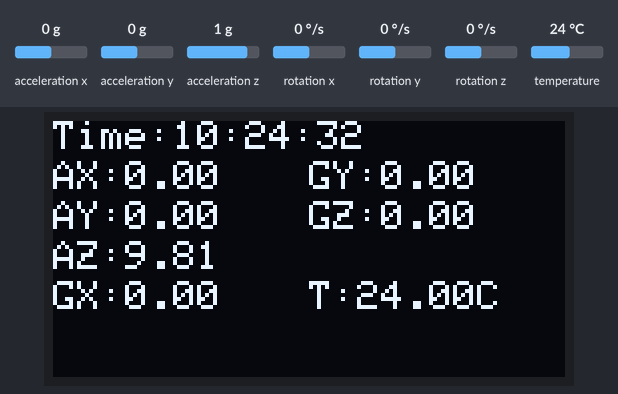
Bench run of a sketch on a simulated ESP32. Parts: 128×64 one-colour display. The test bench sets the inputs (shaded band); at power-on: acceleration x 0 g, acceleration y 0 g, acceleration z 1 g, rotation x 0 °/s, rotation y 0 °/s, rotation z 0 °/s, temperature 24 °C. The local clock reads 2024-03-15 10:24:30 at power-on unless the sketch sets it; what the sketch prints to the serial monitor is not drawn.

Above: at 2.8 s.
2.9 s: acceleration x set to -1.4 g
At 5.4 s:
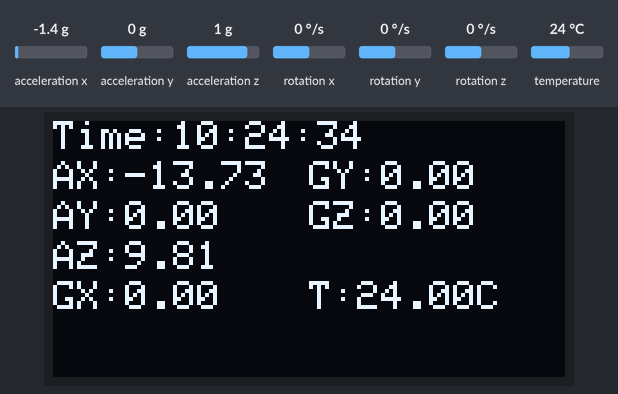
7.6 s: acceleration y set to -1.4 g
At 8.9 s:
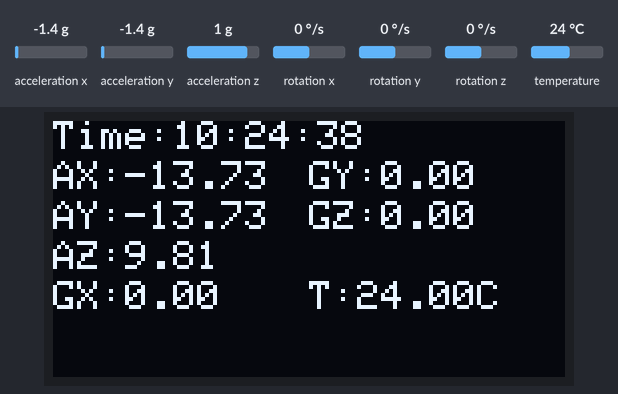
11.7 s: acceleration z set to -1.4 g
At 13.7 s:
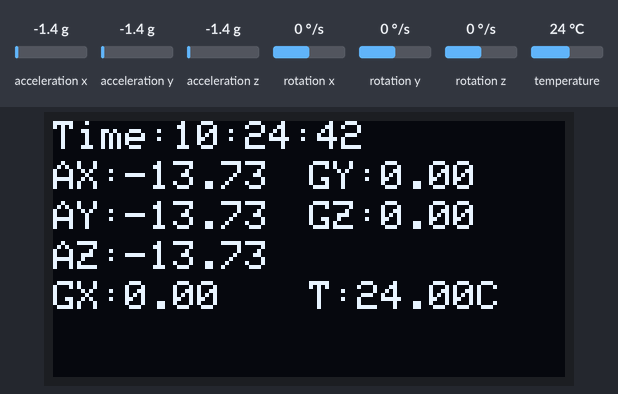
15.8 s: rotation x set to -192 °/s
At 17.3 s:
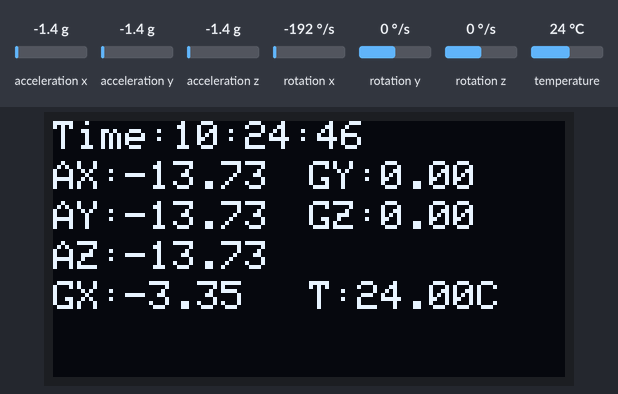
19.9 s: rotation y set to -192 °/s
At 20.9 s:
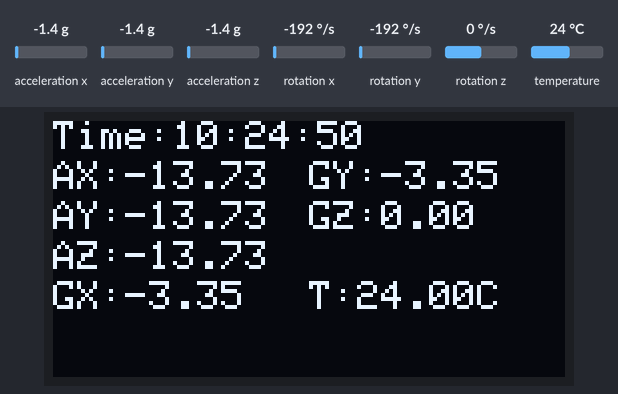
24.0 s: rotation z set to -192 °/s
At 25.7 s:
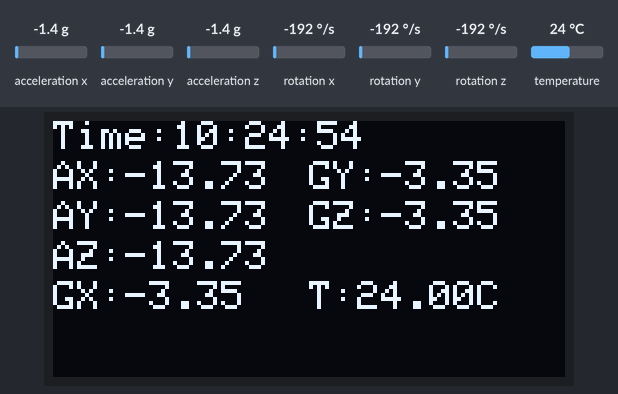
Timing chart, 0 to 27.2 s (numbered marks = the images above; inputs shaded):
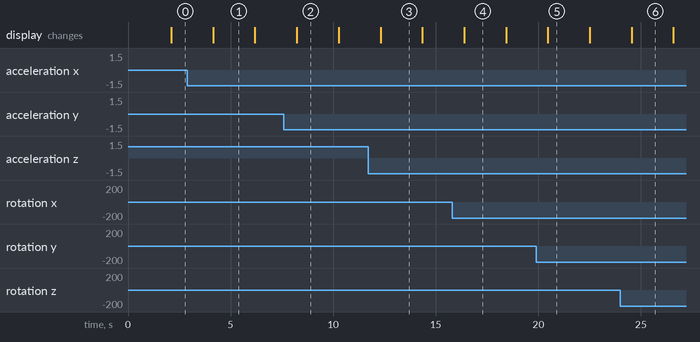

Measured:
- what the display in image 1 shows lasts 2.1 s, from 4.1 s to 6.2 s

The sketch:

esp32_i2c_system.ino
```cpp
#include <Wire.h>
#include <RTClib.h>
#include <Adafruit_GFX.h>
#include <Adafruit_SSD1306.h>
#include <Adafruit_MPU6050.h>
#include <Adafruit_Sensor.h>

#define SCREEN_WIDTH 128
#define SCREEN_HEIGHT 64

RTC_DS3231 rtc;
Adafruit_MPU6050 mpu;
Adafruit_SSD1306 display(SCREEN_WIDTH, SCREEN_HEIGHT, &Wire, -1);

void setup() {
  Serial.begin(115200);
  Wire.begin(21, 22);   // SDA = 21, SCL = 22

  Serial.println("Initializing Devices...");

  // RTC
  if (!rtc.begin()) {
    Serial.println("❌ RTC not found!");
    while (1);
  }
  Serial.println("✅ RTC connected");

  // MPU6050
  if (!mpu.begin(0x69)) {
    Serial.println("❌ MPU6050 not found!");
    while (1);
  }
  Serial.println("✅ MPU6050 connected");

  // OLED
  if (!display.begin(SSD1306_SWITCHCAPVCC, 0x3C)) {
    Serial.println("❌ OLED not found!");
    while (1);
  }
  Serial.println("✅ OLED connected");

  display.clearDisplay();
  display.setTextColor(WHITE);
  display.setTextSize(1);

  Serial.println("System Ready!\n");
}

void loop() {

  DateTime now = rtc.now();

  sensors_event_t a, g, temp;
  mpu.getEvent(&a, &g, &temp);

  // ---------------- SERIAL ----------------
  Serial.println("==================================");
  Serial.print("Time: ");
  Serial.print(now.hour());
  Serial.print(":");
  Serial.print(now.minute());
  Serial.print(":");
  Serial.println(now.second());

  Serial.print("Accel X: "); Serial.println(a.acceleration.x);
  Serial.print("Accel Y: "); Serial.println(a.acceleration.y);
  Serial.print("Accel Z: "); Serial.println(a.acceleration.z);

  Serial.print("Gyro X: "); Serial.println(g.gyro.x);
  Serial.print("Gyro Y: "); Serial.println(g.gyro.y);
  Serial.print("Gyro Z: "); Serial.println(g.gyro.z);

  Serial.print("Temp: ");
  Serial.println(temp.temperature);
  Serial.println("==================================\n");

  // ---------------- OLED ----------------
  display.clearDisplay();

  display.setCursor(0, 0);
  display.print("Time:");
  display.print(now.hour());
  display.print(":");
  display.print(now.minute());
  display.print(":");
  display.print(now.second());

  display.setCursor(0, 10);
  display.print("AX:");
  display.print(a.acceleration.x);

  display.setCursor(0, 20);
  display.print("AY:");
  display.print(a.acceleration.y);

  display.setCursor(0, 30);
  display.print("AZ:");
  display.print(a.acceleration.z);

  display.setCursor(0, 40);
  display.print("GX:");
  display.print(g.gyro.x);

  display.setCursor(64, 10);
  display.print("GY:");
  display.print(g.gyro.y);

  display.setCursor(64, 20);
  display.print("GZ:");
  display.print(g.gyro.z);

  display.setCursor(64, 40);
  display.print("T:");
  display.print(temp.temperature);
  display.print("C");

  display.display();

  delay(2000);
}
```
